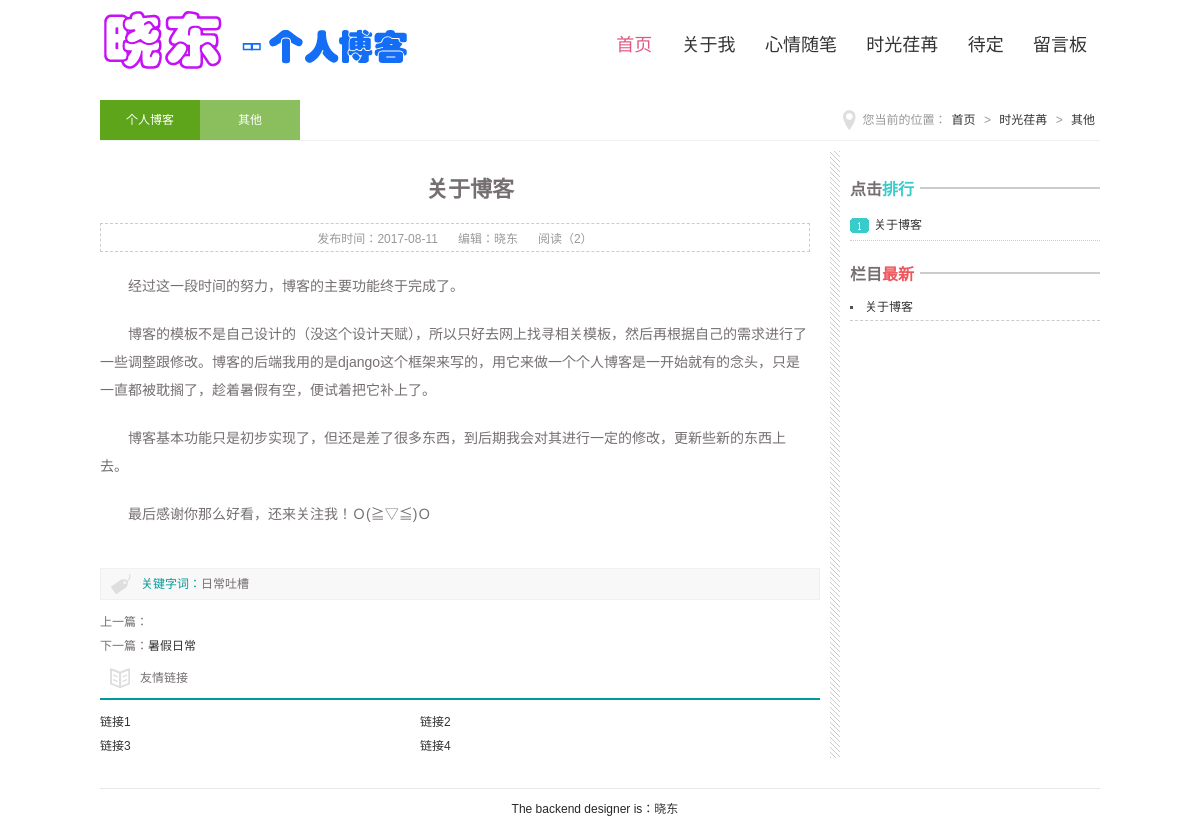
The app's page /article?id=101 with its own data.
### base/models.py (models this page shows, shortened)
class para_data(models.Model):
    Num = models.CharField(u'ID', max_length=20)
    title = models.CharField(u'标题', max_length=30)
    img = models.CharField(u'img', max_length=500)
    writer = models.CharField(u'作者', max_length=30)
    doc_type = models.CharField(u'类型', max_length=20)
    reco = models.CharField(u'推荐', max_length=5)
    content = models.TextField(u'摘要')
    pub_time = models.DateTimeField(u'发表时间',default = timezone.now)
    up_time = models.DateTimeField(u'更新时间',auto_now=True, null=True)

class article_data(models.Model):
    Num = models.CharField(u'ID', max_length=20)
    content = models.TextField(u'内容')
    viewed = models.CharField(u'阅读次数', max_length=20)

### body/views.py (the view)
# urls.py: url(r'^article',body.article),
def article(request):
    ID = request.GET['id']
    para_datas = para_data.objects.get(Num=ID)
    article_datas = article_data.objects.get(Num=ID)
    article_datas.viewed = add_viewed(article_datas.viewed)
    article_datas.save()
    kind = para_datas.doc_type
    new_para = base.get_news(kind)                                # 获取最新文章信息
    new_para = base.reverse(new_para.count(),new_para)            # 对信息进行顺序调整
    max_para = base.get_max(kind)                                 # 获取点击最高文章信息
    link = list()                                                 # 存储上下文索引的列表
    if (int(ID)-1) > 100:
         last = para_data.objects.get(Num=str(int(ID)-1)).title
         link.append(u'上一篇：<a href="/article?id='+str(int(ID)-1)+'">'+last+'</a>')
    else:
         link.append(u'上一篇：<a href="#">'+''+'</a>')
    count = para_data.objects.all().count() - 1
    num = int(para_data.objects.all()[count].Num)
    if int(ID) == num:
         link.append(u'下一篇：<a href="#">'+''+'</a>')
    else:
         next = para_data.objects.get(Num=str(int(ID)+1))
         link.append(u'下一篇：<a href="/article?id='+str(int(ID)+1)+'">'+next.title+'</a>')
    return render(request,'new.html',{'para':para_datas,'article':article_datas,'new_para':new_para,'max_para':max_para,'link':link})

### base/views.py (called while the page is built)
def reverse(datas_sum,datas):
    resuit = list()
    for i in range(0,datas_sum):
         resuit.append(datas[datas_sum-i-1])
    return resuit

def get_news(kind):
    piece = 5                    # 设置获取篇数
    if kind == 'All':
         find_sum = para_data.objects.all().count()
    else:
         find_sum = para_data.objects.filter(doc_type=kind).count()
    if find_sum <= piece:
         find_start = 0
    else:
         find_start = find_sum - piece
    find_end = find_sum
    if kind =='All':
         data = para_data.objects.all()[find_start:find_end]
    else:
         data = para_data.objects.filter(doc_type=kind)[find_start:find_end]
    return data

### body/views.py (called while the page is built)
def add_viewed(num):
    num = str(int(num) + 1)
    return num

### base/templates/new.html (shortened to what this page needs)
<!doctype html>
<html>
<head>
<link href="/static/css/index.css" rel="stylesheet">
<link href="/static/css/new.css" rel="stylesheet">
</head>
<body>
<header>
  <div id="logo"><a href="/"></a></div>
   <nav class="topnav" id="topnav">
  <a href="/"><span>首页</span><span class="en">Home</span></a>
  <a href="/about.html"><span>关于我</span><span class="en">About</span></a></a>
  <a href="/essay?page=1"><span>心情随笔</span><span class="en">Essay</span></a>
  <a href="/time?type=All&page=1"><span>时光荏苒</span><span class="en">Time</span></a>
  <a href="#"><span>待定</span><span class="en">other</span></a>
  <a href="gustbook.html"><span>留言板</span><span class="en">Gustbook</span></a>
  </nav>
</header>
<article class="blogs">
  <h1 class="t_nav"><span>您当前的位置：<a href="/">首页</a>&nbsp;&gt;&nbsp;<a href="/time?type=All&page=1">时光荏苒</a>&nbsp;&gt;&nbsp;<a href="/time?type={{para.doc_type}}&page=1">{{para.doc_type}}</a></span><a href="/" class="n1">个人博客</a><a href="/time?type={{para.doc_type}}&page=1" class="n2">{{para.doc_type}}</a></h1>
  <div class="index_about">
    <h2 class="c_titile">{{para.title}}</h2>
    <p class="box_c"><span class="d_time">发布时间：{{para.pub_time|date:"Y-m-d"}}</span><span>编辑：{{para.writer}}</span><span>阅读（{{article.viewed}}）</span></p>
    <ul class="infos">
         {% autoescape off %}
             {{ article.content }}
         {% endautoescape %}
    </ul>
    <div class="keybq">
    <p><span>关键字词：</span>日常吐槽</p>
    </div>
    <div class="nextinfo">
      {% autoescape off %}
          {% for data in link %}
          <p>    {{data}}    </p>
               {% endfor %}
      {% endautoescape %}
    </div>
    <div class="otherlink">
      <h2>友情链接</h2>
      <ul>
        <li><a href="#" title="链接1">链接1</a></li>
        <li><a href="#" title="链接2">链接2</a></li>
        <li><a href="#" title="链接3">链接3</a></li>
        <li><a href="#" title="链接4">链接4</a></li>
      </ul>
    </div>
  </div>
  <aside class="right">
    <div class="blank"></div>
    <div class="news">
      <h3 class="ph">
      <p>点击<span>排行</span></p>
      </h3>
      <ul class="paih">
        {% for data in max_para %}
        <li><a href="/article?id={{data.Num}}" title="{{data.title}}"> {{data.title}}</a></li>
        {% endfor %}
      </ul>
      <h3>
        <p>栏目<span>最新</span></p>
      </h3>
      <ul class="rank">
        {% for data in new_para %}
        <li><a href="/article?id={{data.Num}}" title="{{data.title}}">{{data.title}}</a></li>
        {% endfor %}
      </ul>
    </div>
  </aside>
</article>
<footer>
 <p><span>The backend designer is：<a href="www.duanliang920.com" target="_blank">晓东</a></span><span></span><span><a href="/"></a></span></p>
</footer>
</body>
</html>

### static/css/index.css (style rules this page uses)
* { margin: 0; padding: 0 }
body { font: 12px "宋体", Arial, Helvetica, sans-serif; color: #756F71 }
ul { list-style: none; }
a:link, a:visited { text-decoration: none; color: #333; }
.right { float: right; }
.blank { height: 5px; overflow: hidden; width: 100%; margin: auto; clear: both }
header { width: 1000px; margin: auto; height: 80px; position: relative; overflow: hidden }
#logo a { width:310px; height: 60px; margin: 10px 0 0 0; position: absolute; background: url(../images/logo.png) no-repeat; display: block }
nav { float: right; width: 100%; margin: 30px 0 0 0; text-align: right }
nav a { position: relative; display: inline-block; font-size: 18px; font-family: "宋体", Arial, Helvetica, sans-serif; }
.topnav a { margin: 0 5px; padding: 0 8px; }
.topnav a span:first-child { z-index: 2; display: block; }
#topnav_current { color: #e15782; }
article { width: 1000px; margin: 20px auto; overflow: hidden }
aside { width: 250px; }
footer { text-align: center; line-height: 40px; border-top: #E8E8E8 1px solid ; width:1000px; margin:0 auto; }
footer p span { padding-left:10px;color:#292627; }
footer p span a { color:#292627; }
aside .news h3 { font-size: 16px;margin:10px 0; font-family:"宋体"; }
aside .news h3 p { background: #fff; width: 70px }
aside .news h3 span { color:#EE575D; }
aside .news h3.ph span { color: #37ccca; }
aside .news ul { margin-bottom: 20px; }
.rank li { height: 25px; line-height: 25px; clear: both; padding-left: 5px; overflow: hidden; padding-left: 15px; background: url(../images/li.jpg) no-repeat left center;border-bottom:1px dashed #CCC; }
.rank { margin: 10px 0 }
.rank li a { color: #333; }
.paih { background: url(../images/ph.jpg) no-repeat left 8px; margin: 10px 0; }
.paih li { line-height: 30px; height: 30px; overflow: hidden; padding-left: 24px; border-bottom:1px dashed #CCC; }

### static/css/new.css (style rules this page uses)
h1.t_nav span { float: right; color: #999; background:url(../images/5849.png) no-repeat left center; padding-left:20px }
h1.t_nav span a { margin: 0 5px }
h1.t_nav { border-bottom: #F1F1F1 1px solid; font-size: 12px; font-weight: normal; line-height: 40px; height: 40px; }
a.n1, a.n2 { width: 100px; display: block; text-align: center; color: #fff; float: left }
.n1 { background: #5EA51B; }
.n2 { background: #8BBF5D; }
.index_about { float: left; width: 740px; overflow: hidden; background: url(../images/r_line.jpg) repeat-y right; margin: 10px 0 }
.c_titile { font-size: 22px; margin: 20px 0; text-align: center }
.box_c { border: #ccc 1px dashed; text-align: center; padding: 5px 0; margin-right: 30px;color: #999; }
.box_c span { margin: 0 10px; }
ul.infos { overflow: hidden; margin: 20px 30px 20px 0; line-height: 28px; font-size: 14px; text-indent: 2em; }
ul.infos p { margin-bottom: 20px }
.keybq { background: url(../images/6264.png) no-repeat 10px center #F8F8F8; line-height: 30px; height: 30px; padding-left: 40px; border: 1px solid #F0F0F0; margin-right: 20px; }
.keybq span { color: #099 }
.nextinfo { line-height: 24px; }
.otherlink h2 { border-bottom: #099 2px solid; line-height: 40px; font-size: 12px; font-weight: normal; margin-right: 20px; background:url(../images/5794.png) 10px center no-repeat; padding-left:40px }
.otherlink ul { margin: 10px 0 }
.otherlink li { line-height: 24px; height: 24px; display: block; width: 290px; float: left; overflow: hidden; margin-right: 30px; }
.rank li { height: 25px; line-height: 25px; clear: both; padding-left: 5px; overflow: hidden; padding-left: 15px; background: url(../images/li.jpg) no-repeat left center; }
.rank { margin: 10px 0 }
.rank li a { color: #333; }
.paih { background: url(../images/ph.jpg) no-repeat left 8px; margin: 10px 0 }
.paih li { line-height: 30px; height: 30px; overflow: hidden; padding-left: 24px; border-bottom: #CCC dotted 1px }
.news h3, .visitors h3 { font-size: 14px; background: url(../images/r_title_bg.jpg) repeat-x center; }
.news h3 p, .visitors h3 p { background: #fff; width: 70px }
.news h3 span { color: #65b020 }
.news h3.ph span { color: #37ccca; }
.news ul { margin-bottom: 20px }

### records on screen
para_data: doc_type "其他", title "关于博客", pub_time "2017-08-11", writer "晓东"
article_data: viewed "2", content "经过这一段时间的努力，博客的主要功能终于完成了。 博客的模板不是自己设计的（没这个设计天赋），所以只好去网上找寻相关模板，然后再根据自己的需求进行了一些调整跟修改。博客的后端我用的是django这个框架来写的，用它来做一个个人博客是一开始就有的念头，只是一直都被耽搁了，趁着暑假有空，便试着把它补上了。 博客基本功能只是初步实现了，但还是差了很多东西，到后期我会对其进行一定的修改，更新些新的东西上去。 最后感谢你那么好看，还来关注我！Ｏ(≧▽≦)Ｏ"

### other values on screen
{{ data }} "上一篇：" "下一篇： 暑假日常"
